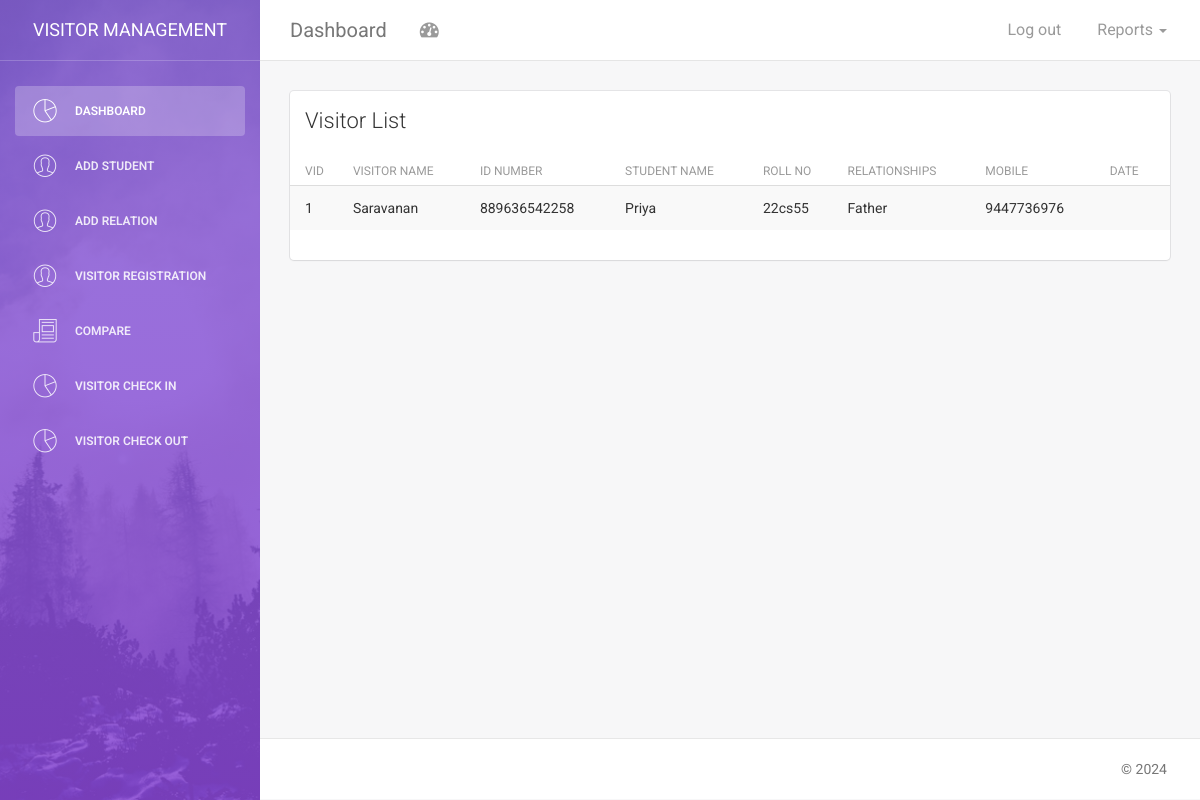
Screenshot of /visitor-list-report.php?vid=1 with the database file from the repository.
### tables this page shows
CREATE TABLE IF NOT EXISTS `visitors` (
  `id` int(25) NOT NULL,
  `vname` varchar(25) NOT NULL,
  `idno` varchar(25) NOT NULL,
  `sname` varchar(25) NOT NULL,
  `rollno` varchar(25) NOT NULL,
  `relationships` varchar(25) NOT NULL,
  `mobile` bigint(10) NOT NULL,
  PRIMARY KEY (`id`)
);

### visitor-list-report.php (the view, shortened to what this page needs)
<!doctype html>
<html lang="en">
<head>
    <link href="assets/css/bootstrap.min.css" rel="stylesheet" />
    <link href="assets/css/animate.min.css" rel="stylesheet"/>
    <link href="assets/css/light-bootstrap-dashboard.css?v=1.4.0" rel="stylesheet"/>
    <link href="assets/css/demo.css" rel="stylesheet" />
    <link href="http://maxcdn.bootstrapcdn.com/font-awesome/4.2.0/css/font-awesome.min.css" rel="stylesheet">
    <link href="assets/css/pe-icon-7-stroke.css" rel="stylesheet" />
</head>
<body>
<div class="wrapper">
    <div class="sidebar" data-color="purple" data-image="assets/img/sidebar-5.jpg">
    	<div class="sidebar-wrapper">
            <div class="logo">
                <a href="index.php" class="simple-text">
                    Visitor Management
                </a>
            </div>
            <ul class="nav">
                <li class="active">
                    <a href="dashboard.php">
                        <i class="pe-7s-graph"></i>
                        <p>Dashboard</p>
                    </a>
                </li>
                <li>
                    <a href="add-student.php">
                        <i class="pe-7s-user"></i>
                        <p>Add Student</p>
                    </a>
                </li>
                <li>
                    <a href="add-relation.php">
                        <i class="pe-7s-user"></i>
                        <p>Add Relation</p>
                    </a>
                </li>
                <li>
                    <a href="visitor-registration.php">
                        <i class="pe-7s-user"></i>
                        <p>Visitor Registration</p>
                    </a>
                </li>
                <li>
                    <a href="compare.php">
                        <i class="pe-7s-news-paper"></i>
                        <p>Compare</p>
                    </a>
                </li>
                 <li>
                    <a href="visitor-check-in.php">
                        <i class="pe-7s-graph"></i>
                        <p>Visitor Check In</p>
                    </a>
                </li>
                <li>
                    <a href="visitor-check-out.php">
                        <i class="pe-7s-graph"></i>
                        <p>Visitor Check Out</p>
                    </a>
                </li>
            </ul>
    	</div>
    </div>
    <div class="main-panel">
        <nav class="navbar navbar-default navbar-fixed">
            <div class="container-fluid">
                <div class="navbar-header">
                    <a class="navbar-brand" href="#">Dashboard</a>
                </div>
                <div class="collapse navbar-collapse">
                    <ul class="nav navbar-nav navbar-left">
                        <li>
                            <a href="#" class="dropdown-toggle" data-toggle="dropdown">
                                <i class="fa fa-dashboard"></i>
                            </a>
                        </li>
                    </ul>
                    <ul class="nav navbar-nav navbar-right">
						<li class="dropdown">
                              <a href="#" class="dropdown-toggle" data-toggle="dropdown">
                                    <p>
										Reports
										<b class="caret"></b>
									</p>
                              </a>
                        </li>
                        </ul>
                    <ul class="nav navbar-nav navbar-right">
                        <li>
                            <a href="logout.php">
                                <p>Log out</p>
                            </a>
                        </li>
                    </ul>
                </div>
            </div>
        </nav>
								<?php
$vid = isset($_REQUEST['vid']) ? $_REQUEST['vid'] : "0";
$query = "select * from visitors where id='$vid'";
$data = mysql_query($query);
								?>
        <div class="content">
            <div class="container-fluid">
                <div class="row">
                    <div class="col-md-12">
                        <div class="card">
                            <div class="header">
                                <h4 class="title">Visitor List</h4>
                            </div>
                            <div class="content table-responsive table-full-width">
                                <table class="table table-hover table-striped">
                                    <thead>
                                        <th>VID</th>
                                    	<th>Visitor Name</th>
                                        <th>ID Number</th>
                                        <th>Student Name</th>
                                        <th>Roll No</th>
                                        <th>Relationships</th>
                                        <th>Mobile</th>
                                        <th>Date</th>
                                    </thead>
                                     <?php while($rec = mysql_fetch_array($data)) { ?>
                                    <tbody>
                                        <tr>
                                        	<td><?php echo $rec['id']; ?></td>
                                        	<td><?php echo $rec['vname']; ?></td>
                                            <td><?php echo $rec['idno']; ?></td>
                                            <td><?php echo $rec['sname']; ?></td>
                                            <td><?php echo $rec['rollno']; ?></td>
                                            <td><?php echo $rec['relationships']; ?></td>
                                            <td><?php echo $rec['mobile']; ?></td>
                                            <td><?php echo $rec['date']; ?></td>
                                        </tr>
                                    </tbody>
                                    <?php } ?>
                                </table>
                            </div>
                        </div>
                    </div>
                </div>
            </div>
        </div>
        <footer class="footer">
            <div class="container-fluid">
                <p class="copyright pull-right">
                    &copy; <script>document.write(new Date().getFullYear())</script>
                </p>
            </div>
        </footer>
    </div>
</div>
</body>
</html>

### rows the page displays
visitors: id "1", vname "Saravanan", idno "889636542258", sname "Priya", rollno "22cs55", relationships "Father", mobile "9447736976"
